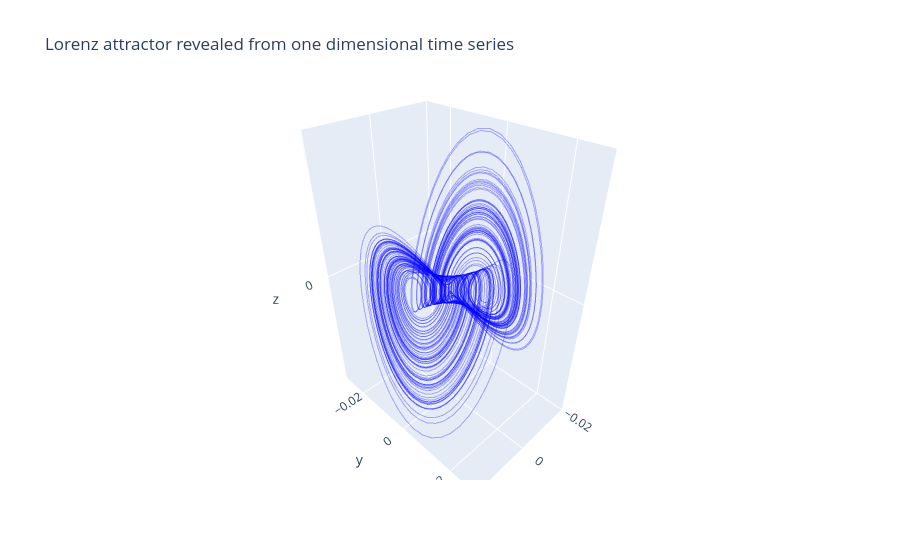

Notebook code cell kept with this figure:
### Code cell
fig = go.Figure(data=[go.Scatter3d(
    x=vh[0], y=vh[1], z=vh[2],
    mode='lines',
    line=dict(width=2, color='rgba(0,0,255,0.3)')
)])
fig.update_layout(title='Lorenz attractor revealed from one dimensional time series')
fig.show()

### Figure 1 — Plotly figure (JSON) as saved in the notebook; plotly's stock layout.template omitted (floating-point values rounded to 4 significant figures; data arrays with more than 128 entries replaced by an {"elided": "..."} marker saying what was removed)
{"data": [{"line": {"color": "rgba(0,0,255,0.3)", "width": 2}, "mode": "lines", "type": "scatter3d", "x": {"elided": "11981 float values"}, "y": {"elided": "11981 float values"}, "z": {"elided": "11981 float values"}}], "layout": {"title": {"text": "Lorenz attractor revealed from one dimensional time series"}}}
